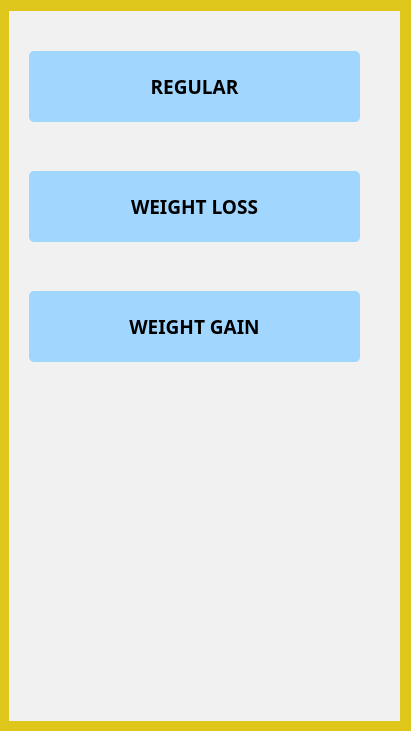
    <widget class="QWidget" name="scrollAreaWidgetContents">
     <property name="geometry">
      <rect>
       <x>0</x>
       <y>0</y>
       <width>411</width>
       <height>731</height>
      </rect>
     </property>
     <property name="minimumSize">
      <size>
       <width>0</width>
       <height>700</height>
      </size>
     </property>
     <property name="styleSheet">
      <string notr="true">background-color: rgb(222, 199, 26);</string>
     </property>
     <widget class="QWidget" name="widget_2" native="true">
      <property name="geometry">
       <rect>
        <x>9</x>
        <y>11</y>
        <width>391</width>
        <height>710</height>
       </rect>
      </property>
      <property name="layoutDirection">
       <enum>Qt::LeftToRight</enum>
      </property>
      <property name="styleSheet">
       <string notr="true">background-color: rgb(241, 241, 241);</string>
      </property>
      <widget class="QPushButton" name="btn_weightgainplan">
       <property name="geometry">
        <rect>
         <x>20</x>
         <y>280</y>
         <width>331</width>
         <height>71</height>
        </rect>
       </property>
       <property name="font">
        <font>
         <family>Yu Gothic UI Semibold</family>
         <pointsize>14</pointsize>
         <weight>75</weight>
         <bold>true</bold>
        </font>
       </property>
       <property name="cursor">
        <cursorShape>PointingHandCursor</cursorShape>
       </property>
       <property name="styleSheet">
        <string notr="true">border-radius: 5px;
background-color: rgb(161, 214, 255);


border-width:2px;
padding:6px;
min-width:10px;</string>
       </property>
       <property name="text">
        <string>WEIGHT GAIN</string>
       </property>
      </widget>
      <widget class="QPushButton" name="btn_weightlossplan">
       <property name="geometry">
        <rect>
         <x>20</x>
         <y>160</y>
         <width>331</width>
         <height>71</height>
        </rect>
       </property>
       <property name="font">
        <font>
         <family>Yu Gothic UI Semibold</family>
         <pointsize>14</pointsize>
         <weight>75</weight>
         <bold>true</bold>
        </font>
       </property>
       <property name="cursor">
        <cursorShape>PointingHandCursor</cursorShape>
       </property>
       <property name="styleSheet">
        <string notr="true">border-radius: 5px;
background-color: rgb(161, 214, 255);


border-width:2px;
padding:6px;
min-width:10px;</string>
       </property>
       <property name="text">
        <string>WEIGHT LOSS</string>
       </property>
      </widget>
      <widget class="QPushButton" name="btn_regularplan">
       <property name="geometry">
        <rect>
         <x>20</x>
         <y>40</y>
         <width>331</width>
         <height>71</height>
        </rect>
       </property>
       <property name="font">
        <font>
         <family>Yu Gothic UI Semibold</family>
         <pointsize>14</pointsize>
         <weight>75</weight>
         <bold>true</bold>
        </font>
       </property>
       <property name="cursor">
        <cursorShape>PointingHandCursor</cursorShape>
       </property>
       <property name="styleSheet">
        <string notr="true">border-radius: 5px;
background-color: rgb(161, 214, 255);


border-width:2px;
padding:6px;
min-width:10px;</string>
       </property>
       <property name="text">
        <string>REGULAR</string>
       </property>
      </widget>
     </widget>
    </widget>
